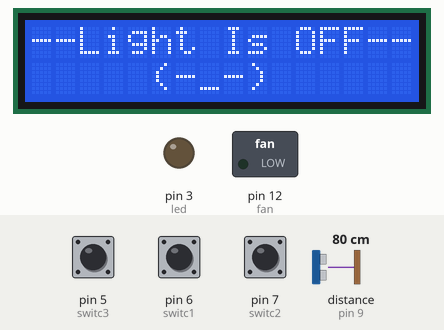
Recording of a sketch running on a simulated Arduino Nano, built with avr-gcc and run on an emulated ATmega328P. On the bench: 16×2 character LCD, switched loads named in the sketch (green lamp = pin HIGH), output pins drawn as LEDs (lit = HIGH). Wiring (inferred from the names in the program): ultrasonic range finder: trigger pin 8; echo pin 9. Dashed ring = blinking. Inputs (shaded band) come from the test bench; at power-on: distance to the obstacle (sensor on pin 9) 80 cm, pin 7 (switc2) LOW, pin 5 (switc3) LOW, pin 6 (switc1) LOW. The echo pulse lasts 58.3 µs per cm; pins used as bus, display or sensor lines are not drawn; what the sketch prints to the serial monitor is not drawn.

Above: at 3.2 s.
3.3 s: distance to the obstacle (sensor on pin 9) set to 18 cm
4.8 s: distance to the obstacle (sensor on pin 9) set to 15 cm
At 5.18 s:
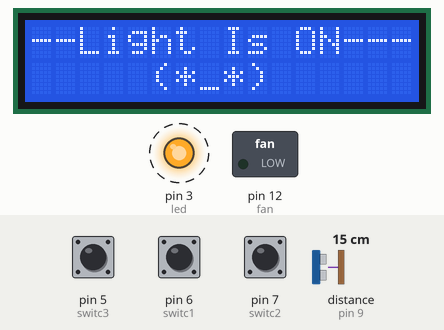
7.8 s: pin 7 (switc2) pulled HIGH for 0.15 s
At 8.4 s:
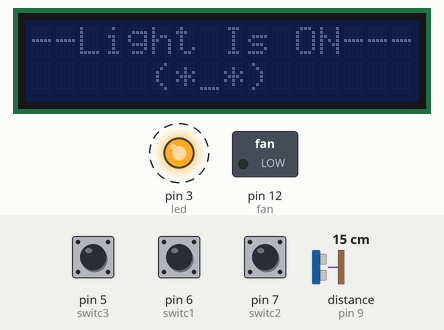
10.3 s: pin 5 (switc3) pulled HIGH for 3.2 s
At 14.0 s:
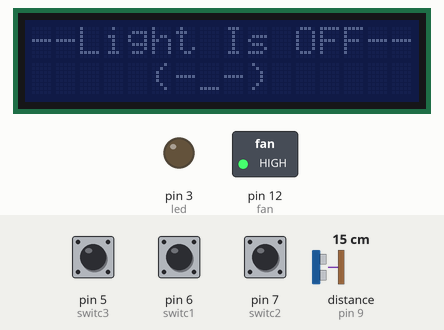
15.0 s: distance to the obstacle (sensor on pin 9) set to 299 cm
At 15.5 s:
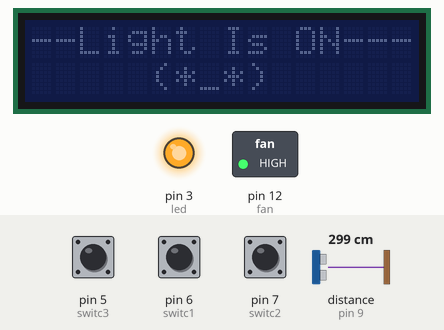
18.0 s: pin 6 (switc1) pulled HIGH for 1 s
At 18.53 s:
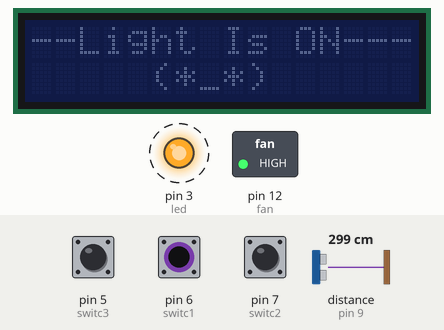
Timing chart, 0 to 21.0 s (numbered marks = the images above; inputs shaded):
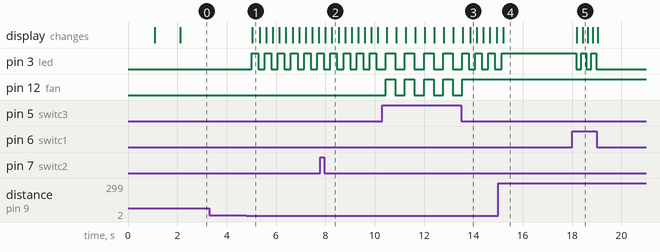

The sketch:

nano.ino
```cpp
#include <LiquidCrystal_I2C.h>

#include <Wire.h>

//global variable for switch
int sval1 = 0;
int sval2 = 0;
int sval3 = 0;
int bklight = 1;
int fan_var = 0;

// ultrasonic pins
long trig=8;
long echo=9;
long Zeit;
long Strecke;


//switch pins
const int switc = 2; //this pin is for distance measuring
const int switc1 = 6; //this pin goes to esp8266's pin 7 /or gpio pin 13
const int switc2 = 7; //this pin goes to esp8266's pin 6 / or gpio pin 12
const int switc3 = 5;// this pin goes to esp8266's pin 5 / or gpio pin 14


// output pins
int led = 3;
int fan = 12;


//toggle switch for ultrasonic sensor
int state = 0 , loadstate = 0;
int distance = 15;
int distance_one = 53;
int global = 0;
int switch_valu = 2;


//toggle switch for wifi switch
int state1 = 0 , loadstate1 = 0;


//toggle switch for distance measuring
int state2 = 0 , loadstate2 = 0;


//toggle switch for fan switch
int state3 = 0 , loadstate3 = 0;


//main light variable
int loadstateMain = 0;


LiquidCrystal_I2C lcd(0x27, 16, 2);


void setup() {
    //Switcg Setup
    pinMode(switc, INPUT);
    pinMode(switc1, INPUT);
    pinMode(switc2, INPUT);
    pinMode(switc3, INPUT);

    //output setup
    pinMode(led, OUTPUT);
    digitalWrite(led, LOW);
    pinMode(fan, OUTPUT);
    digitalWrite(fan, LOW);


    // ultra sonic setup
    pinMode(trig,OUTPUT);
    pinMode(echo,INPUT);
    Serial.begin(9600);
    Serial.print("Welcome Shourav");
    delay(1000);

    //setup display
    lcd.begin();
    lcd.clear();
    lcd.setCursor(0,0);
    lcd.print("Welcome Shourav");
    delay(1000);

}

void loop() {
  /*
  int test = 0;
  Serial.println(test);
  test = !test;
  Serial.println(test);
  test = !test;
  Serial.println(test);
  delay(1000);
  */
    //ultra sonic date collection
    digitalWrite(trig,HIGH);
    delayMicroseconds(200);
    digitalWrite(trig,LOW);
    Zeit = pulseIn(echo,HIGH);
    Strecke=Zeit*0.017;
    digitalWrite(trig,LOW);
    delayMicroseconds(200);


  // logic unit for ultrasonic sensor
  if (state == 0 && Strecke <= distance ) {
    state = 1;
    loadstate=!loadstate;
    delay(100);
  }
  if (state == 1 && Strecke <= distance ) {
    state =0;
    delay(100);
  }


  //switch read
  sval1 = digitalRead(switc1);
  sval2 = digitalRead(switc2);
  sval3 = digitalRead(switc3);


  //switc1 logic
  if (sval1 == HIGH){
    loadstate=!loadstate;
    delay(120);
  }

  //bklight logic
  if ( sval2 == HIGH){
    bklight =! bklight;
  }

  if ( bklight == LOW ){
    lcd.setBacklight(0);
  }
  else{
    lcd.setBacklight(1);
  }

  //fan logic
  if ( sval3 == HIGH ){
    fan_var =! fan_var;
    delay(120);
  }

  if ( fan_var == HIGH) {
    digitalWrite(fan, HIGH);
    Serial.println(" Fan Is On");

  }
  else{
    digitalWrite(fan, LOW);
    Serial.println("Fan Is Off");
  }

  if (loadstate==HIGH  ) {
    Serial.println("woriking");
    digitalWrite(led, HIGH);
    lcd.clear();
    lcd.setCursor(0,0);
    lcd.print("--Light Is ON---");
    lcd.setCursor(0, 4);
    lcd.print("     (*_*)");
    delay(35);
  }
  if (loadstate==LOW )  {
    digitalWrite(led, LOW);
    lcd.clear();
    lcd.setCursor(0,0);
    lcd.print("--Light Is OFF--");
    lcd.setCursor(0, 4);
    lcd.print("     (-_-)");
    delay(35);
  }


  //distance mesuring logic
    while (switc == HIGH){
    //ultra sonic date collection
  digitalWrite(trig,HIGH);
  delayMicroseconds(200);
  digitalWrite(trig,LOW);
  Zeit = pulseIn(echo,HIGH);
  Strecke=Zeit*0.017;
  digitalWrite(trig,LOW);
  delayMicroseconds(200);
    if ( Strecke <= distance_one ){
       lcd.clear();
      lcd.setCursor(0,0);
      lcd.print("Distance in cm:");
      Serial.print("Entfernung in cm:   ");
      lcd.setCursor(0,4);
      lcd.print(Strecke);
      Serial.println(Strecke);
      delay(300);
      lcd.clear();
     }
    else {
      lcd.setCursor(0,0);
      lcd.print("Distance < 53cm");
      lcd.setCursor(0,4);
      lcd.print("(^_^)(*_*)[-_-] ");
      delay(300);
      lcd.clear();
    }
  }

}
```

Measured:
- the behaviour switches between 17 and 16 cm on distance to the obstacle (sensor on pin 9) (found by bisection; images 0 and 1)
- after the input at 3.3 s, every drawn part: stays the same
- after the input at 4.8 s, pin 3 (led): alternates HIGH for 0.27 s and LOW for 0.27 s, starting after 0.21 s; the display: changes after 0.24 s (image 1)
- after the input at 7.8 s, the display: first changes after 0.20 s (image 2 shows a later state)
- after the input at 10.3 s, pin 12 (fan): alternates HIGH for 0.39 s and LOW for 0.39 s, 9 changes in all, then stays HIGH, starting after 0.16 s
- after the input at 15.0 s, pin 3 (led): goes on until 15.1 s, then stays HIGH
- after the input at 18.0 s, pin 3 (led): alternates HIGH for 0.20 s and LOW for 0.20 s, 5 changes in all, then stays LOW, starting after 0.17 s; the display: first changes after 0.20 s (image 5 shows a later state)
